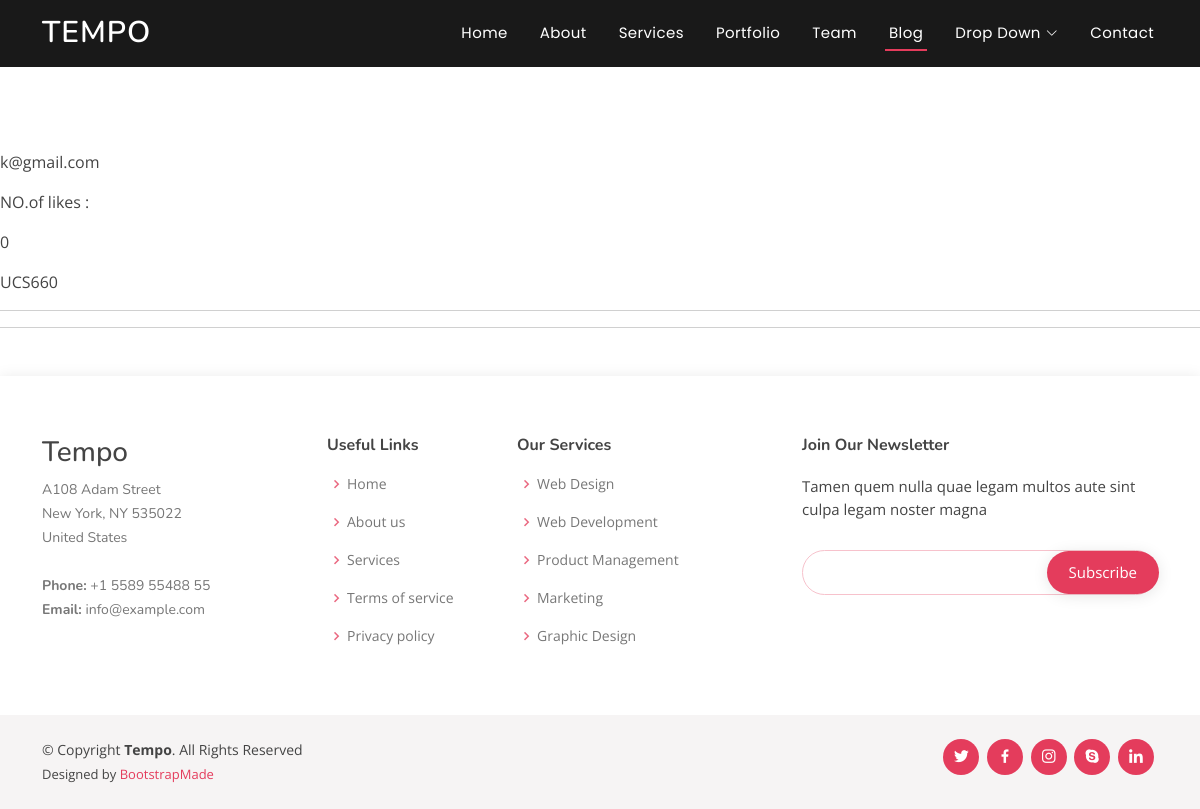
Page /resources/ on the committed database.
### resources/models.py (models this page shows, shortened)
class Resource(models.Model):
    pdf_file                    = models.FileField(default='', upload_to='resources/',
                                validators=[FileExtensionValidator(allowed_extensions=['pdf'])])
    preview                     = models.FileField(default='', upload_to='preview/', validators=[FileExtensionValidator(allowed_extensions=['pdf'])])
    owner                       = models.ForeignKey(User, null = True, limit_choices_to={'is_student': True}, on_delete=models.CASCADE)
    cost                        = models.IntegerField(default=0)
    buyer                       = models.ManyToManyField(User, limit_choices_to={'is_student': True}, related_name='bought_resources')
    liked_by                    = models.ManyToManyField(User, limit_choices_to={'is_student': True}, related_name='liked_resources')
    title                       = models.CharField(default=0, max_length=100)
    description                 = models.TextField(default='')
    subject                     = models.ForeignKey(Subject, on_delete=models.CASCADE)

class Subject(models.Model):
    subject_code 				= models.CharField(unique=True, max_length=10)
    subject_name                = models.CharField(default='', max_length=100)
    yr_branch                   = models.ManyToManyField(YrBranch)
    visibilty                   = models.BooleanField(default=True)
    def __str__(self):
        return self.subject_code

### user/models.py (models this page shows)
class User(AbstractUser):
	username			= None
	email 				= models.EmailField(verbose_name='Email Address', unique=True)
	name 				= models.CharField(max_length=50)
	contact_no 			= PhoneNumberField(blank=False, null=False, help_text='Add country code before the contact no.')
	coins				= models.IntegerField(default=50)
	is_student			= models.BooleanField(default=False)
	is_company 			= models.BooleanField(default=False)
	USERNAME_FIELD 		= 'email'
	user_permissions 	= None
	groups 				= None
	REQUIRED_FIELDS 	= []
	objects = CustomUserManager()
	def __str__(self):
		return self.email

### resources/views.py (the view)
# urls.py: path('resources/', all_resources, name='all-resources'),
def all_resources(request):
    resources = Resource.objects.order_by('-id')
    context = {
        'resources' : resources,
    }
    return render(request, 'resources/all_resources.html', context)

### resources/templates/resources/all_resources.html (shortened to what this page needs)
{% extends "home/base.html" %}
{% load static %}
{% block body %}
<div class = " mb-5" style="margin-top: 150px;">
{% for resource in resources %}
            <p>{{resource.owner}}</p>
            <p>NO.of likes : </p>
            <p>{{resource.title}}</p>
            <p>{{resource.subject}}</p>
            <hr> <hr>
        {% endfor %}
    </div>
{% endblock body %}

### home/static/home/assets/css/style.css (style rules this page uses)
body { font-family: "Open Sans", sans-serif; color: #444444; }

### rows in the picture
Resource: owner "k@gmail.com", title "0", subject "UCS660"
